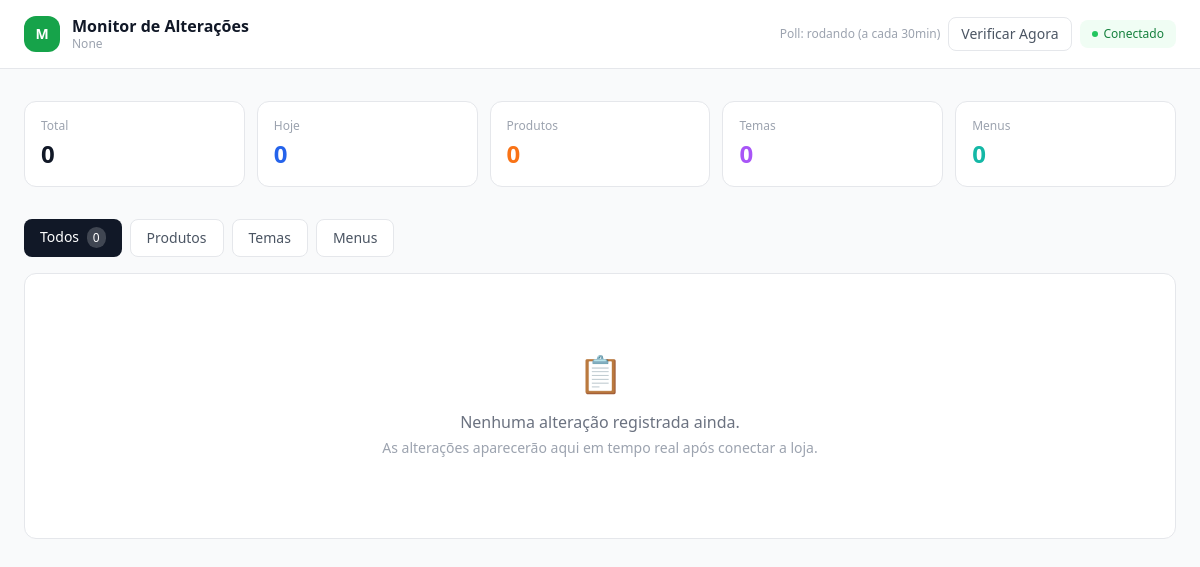
The app's page /, older data.
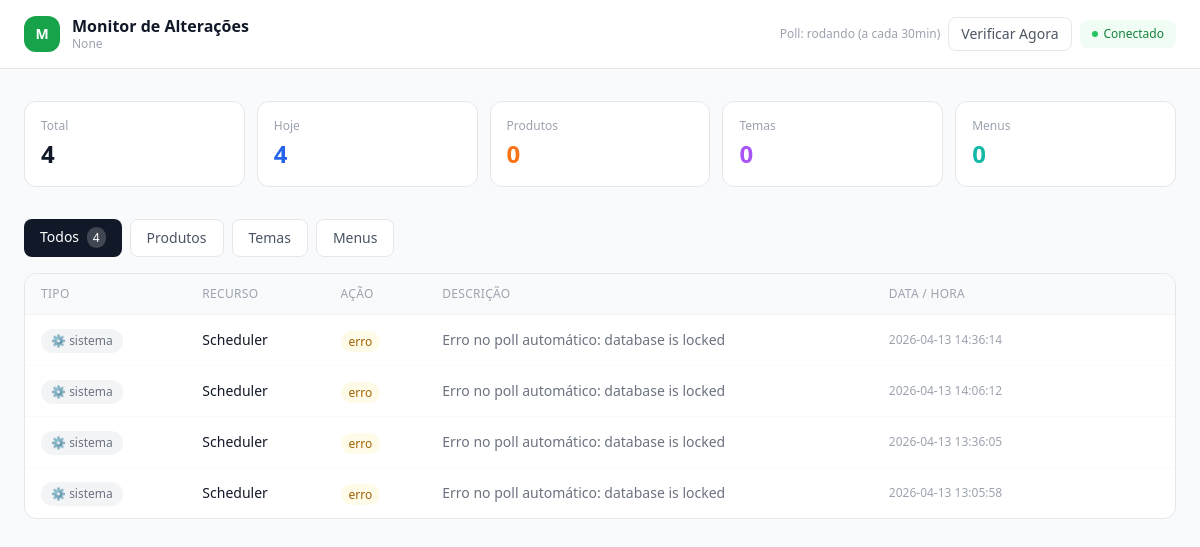
The same page, newer data.
### tables this page shows
CREATE TABLE config (
                key   TEXT PRIMARY KEY,
                value TEXT NOT NULL
            );

CREATE TABLE alteracoes (
                id           INTEGER PRIMARY KEY AUTOINCREMENT,
                tipo         TEXT NOT NULL,
                recurso_id   TEXT,
                recurso_nome TEXT,
                acao         TEXT NOT NULL,
                descricao    TEXT,
                dados_json   TEXT,
                timestamp    TEXT DEFAULT (datetime('now','localtime'))
            );

### main.py (the view)
@app.get("/", response_class=HTMLResponse)
async def dashboard(request: Request, tipo: str = "", pagina: int = 1):
    per_page = 50
    offset   = (pagina - 1) * per_page
    with get_db() as conn:
        where  = "WHERE tipo = ?" if tipo else ""
        params = (tipo,) if tipo else ()
        total  = conn.execute(f"SELECT COUNT(*) FROM alteracoes {where}", params).fetchone()[0]
        rows   = conn.execute(
            f"SELECT * FROM alteracoes {where} ORDER BY id DESC LIMIT {per_page} OFFSET {offset}",
            params
        ).fetchall()
        stats = {
            "total":    conn.execute("SELECT COUNT(*) FROM alteracoes").fetchone()[0],
            "hoje":     conn.execute("SELECT COUNT(*) FROM alteracoes WHERE date(timestamp)=date('now','localtime')").fetchone()[0],
            "produtos": conn.execute("SELECT COUNT(*) FROM alteracoes WHERE tipo='produto'").fetchone()[0],
            "temas":    conn.execute("SELECT COUNT(*) FROM alteracoes WHERE tipo='tema'").fetchone()[0],
            "menus":    conn.execute("SELECT COUNT(*) FROM alteracoes WHERE tipo='menu'").fetchone()[0],
        }
    return templates.TemplateResponse("index.html", {
        "request":       request,
        "alteracoes":    [dict(r) for r in rows],
        "stats":         stats,
        "tipo":          tipo,
        "pagina":        pagina,
        "total_paginas": max(1, (total + per_page - 1) // per_page),
        "total":         total,
        "instalado":     get_token() is not None,
        "shop":          SHOP,
        "ultimo_poll":   get_config("ultimo_poll") or "nunca",
        "intervalo":     POLL_INTERVALO_MINUTOS,
    })

### templates/index.html (shortened to what this page needs)
<!DOCTYPE html>
<html lang="pt-BR">
<head>
    <script src="https://cdn.tailwindcss.com"></script>
</head>
<body class="bg-gray-50 min-h-screen">
    <header class="bg-white border-b border-gray-200 px-6 py-4 sticky top-0 z-10">
        <div class="max-w-7xl mx-auto flex items-center justify-between">
            <div class="flex items-center gap-3">
                <div class="w-9 h-9 bg-green-600 rounded-xl flex items-center justify-center text-white font-bold text-sm">M</div>
                <div>
                    <h1 class="text-base font-semibold text-gray-900 leading-tight">Monitor de Alterações</h1>
                    <p class="text-xs text-gray-400">{{ shop }}</p>
                </div>
            </div>
            <div class="flex items-center gap-2">
                {% if instalado %}
                <span class="text-xs text-gray-400">Poll: {{ ultimo_poll }} (a cada {{ intervalo }}min)</span>
                <a href="/poll" title="Verificar alterações agora"
                   class="text-sm border border-gray-200 text-gray-600 px-3 py-1.5 rounded-lg hover:bg-gray-50 transition-colors">
                    Verificar Agora
                </a>
                <span class="inline-flex items-center gap-1.5 bg-green-50 text-green-700 text-xs font-medium px-3 py-1.5 rounded-lg">
                    <span class="w-1.5 h-1.5 bg-green-500 rounded-full animate-pulse"></span> Conectado
                </span>
                {% else %}
                <a href="/setup" class="bg-green-600 hover:bg-green-700 text-white text-sm font-medium px-4 py-2 rounded-lg transition-colors">
                    Configurar Token
                </a>
                {% endif %}
            </div>
        </div>
    </header>
    <main class="max-w-7xl mx-auto px-6 py-8">
        <div class="grid grid-cols-2 sm:grid-cols-5 gap-3 mb-8">
            <div class="bg-white rounded-xl border border-gray-200 p-4">
                <p class="text-xs text-gray-400 mb-1">Total</p>
                <p id="stat-total" class="text-2xl font-bold text-gray-900">{{ stats.total }}</p>
            </div>
            <div class="bg-white rounded-xl border border-gray-200 p-4">
                <p class="text-xs text-gray-400 mb-1">Hoje</p>
                <p id="stat-hoje" class="text-2xl font-bold text-blue-600">{{ stats.hoje }}</p>
            </div>
            <div class="bg-white rounded-xl border border-gray-200 p-4">
                <p class="text-xs text-gray-400 mb-1">Produtos</p>
                <p id="stat-produtos" class="text-2xl font-bold text-orange-500">{{ stats.produtos }}</p>
            </div>
            <div class="bg-white rounded-xl border border-gray-200 p-4">
                <p class="text-xs text-gray-400 mb-1">Temas</p>
                <p id="stat-temas" class="text-2xl font-bold text-purple-500">{{ stats.temas }}</p>
            </div>
            <div class="bg-white rounded-xl border border-gray-200 p-4">
                <p class="text-xs text-gray-400 mb-1">Menus</p>
                <p id="stat-menus" class="text-2xl font-bold text-teal-500">{{ stats.menus }}</p>
            </div>
        </div>
        <div class="flex gap-2 mb-4 flex-wrap">
            <a href="/" class="px-4 py-2 rounded-lg text-sm font-medium transition-colors
                {{ 'bg-gray-900 text-white' if not tipo else 'bg-white border border-gray-200 text-gray-600 hover:bg-gray-50' }}">
                Todos {% if not tipo %}<span class="ml-1 bg-white/20 text-xs px-1.5 py-0.5 rounded-full">{{ total }}</span>{% endif %}
            </a>
            <a href="/?tipo=produto" class="px-4 py-2 rounded-lg text-sm font-medium transition-colors
                {{ 'bg-orange-500 text-white' if tipo == 'produto' else 'bg-white border border-gray-200 text-gray-600 hover:bg-gray-50' }}">
                Produtos {% if tipo == 'produto' %}<span class="ml-1 bg-white/20 text-xs px-1.5 py-0.5 rounded-full">{{ total }}</span>{% endif %}
            </a>
            <a href="/?tipo=tema" class="px-4 py-2 rounded-lg text-sm font-medium transition-colors
                {{ 'bg-purple-500 text-white' if tipo == 'tema' else 'bg-white border border-gray-200 text-gray-600 hover:bg-gray-50' }}">
                Temas {% if tipo == 'tema' %}<span class="ml-1 bg-white/20 text-xs px-1.5 py-0.5 rounded-full">{{ total }}</span>{% endif %}
            </a>
            <a href="/?tipo=menu" class="px-4 py-2 rounded-lg text-sm font-medium transition-colors
                {{ 'bg-teal-500 text-white' if tipo == 'menu' else 'bg-white border border-gray-200 text-gray-600 hover:bg-gray-50' }}">
                Menus {% if tipo == 'menu' %}<span class="ml-1 bg-white/20 text-xs px-1.5 py-0.5 rounded-full">{{ total }}</span>{% endif %}
            </a>
        </div>
        <div class="bg-white rounded-xl border border-gray-200 overflow-hidden">
            {% if alteracoes %}
            <table class="w-full">
                <thead>
                    <tr class="bg-gray-50 border-b border-gray-100">
                        <th class="text-left text-xs font-medium text-gray-400 uppercase tracking-wide px-4 py-3">Tipo</th>
                        <th class="text-left text-xs font-medium text-gray-400 uppercase tracking-wide px-4 py-3">Recurso</th>
                        <th class="text-left text-xs font-medium text-gray-400 uppercase tracking-wide px-4 py-3">Ação</th>
                        <th class="text-left text-xs font-medium text-gray-400 uppercase tracking-wide px-4 py-3">Descrição</th>
                        <th class="text-left text-xs font-medium text-gray-400 uppercase tracking-wide px-4 py-3 whitespace-nowrap">Data / Hora</th>
                        <th class="px-4 py-3 w-24"></th>
                    </tr>
                </thead>
                <tbody class="divide-y divide-gray-50">
                    {% for alt in alteracoes %}
                    <tr data-id="{{ alt.id }}" class="hover:bg-gray-50/70 transition-colors">
                        <td class="px-4 py-3">
                            {% if alt.tipo == 'produto' %}
                            <span class="inline-flex items-center gap-1 bg-orange-50 text-orange-600 text-xs font-medium px-2.5 py-1 rounded-full">
                                📦 produto
                            </span>
                            {% elif alt.tipo == 'tema' %}
                            <span class="inline-flex items-center gap-1 bg-purple-50 text-purple-600 text-xs font-medium px-2.5 py-1 rounded-full">
                                🎨 tema
                            </span>
                            {% elif alt.tipo == 'menu' %}
                            <span class="inline-flex items-center gap-1 bg-teal-50 text-teal-600 text-xs font-medium px-2.5 py-1 rounded-full">
                                🧭 menu
                            </span>
                            {% else %}
                            <span class="inline-flex items-center gap-1 bg-gray-100 text-gray-500 text-xs font-medium px-2.5 py-1 rounded-full">
                                ⚙️ {{ alt.tipo }}
                            </span>
                            {% endif %}
                        </td>
                        <td class="px-4 py-3 text-sm text-gray-900 font-medium max-w-[180px] truncate">
                            {{ alt.recurso_nome or '—' }}
                        </td>
                        <td class="px-4 py-3">
                            {% if alt.acao in ['criado', 'instalado', 'detectado'] %}
                            <span class="text-xs bg-green-50 text-green-700 px-2 py-0.5 rounded-full font-medium">{{ alt.acao }}</span>
                            {% elif alt.acao == 'excluído' %}
                            <span class="text-xs bg-red-50 text-red-700 px-2 py-0.5 rounded-full font-medium">{{ alt.acao }}</span>
                            {% elif alt.acao == 'publicado' %}
                            <span class="text-xs bg-blue-50 text-blue-700 px-2 py-0.5 rounded-full font-medium">{{ alt.acao }}</span>
                            {% else %}
                            <span class="text-xs bg-yellow-50 text-yellow-700 px-2 py-0.5 rounded-full font-medium">{{ alt.acao }}</span>
                            {% endif %}
                        </td>
                        <td class="px-4 py-3 text-sm text-gray-500 max-w-xs truncate">{{ alt.descricao or '—' }}</td>
                        <td class="px-4 py-3 text-xs text-gray-400 whitespace-nowrap">{{ alt.timestamp }}</td>
                        <td class="px-4 py-3 text-right">
                        </td>
                    </tr>
                    {% endfor %}
                </tbody>
            </table>
            {% else %}
            <div class="py-20 text-center">
                <p class="text-4xl mb-4">📋</p>
                <p class="text-gray-500 font-medium">Nenhuma alteração registrada ainda.</p>
                <p class="text-gray-400 text-sm mt-1">As alterações aparecerão aqui em tempo real após conectar a loja.</p>
            </div>
            {% endif %}
        </div>
    </main>
</body>
</html>

Row changes from the older to the newer data that the page shows:
added alteracoes: tipo "sistema", recurso_nome "Scheduler", acao "erro", descricao "Erro no poll automático: database is locked", timestamp "2026-04-13 14:36:14"
added alteracoes: tipo "sistema", recurso_nome "Scheduler", acao "erro", descricao "Erro no poll automático: database is locked", timestamp "2026-04-13 14:06:12"
added alteracoes: tipo "sistema", recurso_nome "Scheduler", acao "erro", descricao "Erro no poll automático: database is locked", timestamp "2026-04-13 13:36:05"
added alteracoes: tipo "sistema", recurso_nome "Scheduler", acao "erro", descricao "Erro no poll automático: database is locked", timestamp "2026-04-13 13:05:58"
Text that changed along with them:
{{ stats.total }}: "0" → "4"
{{ stats.hoje }}: "0" → "4"
{{ total }}: "0" → "4"
text no longer shown: "📋 Nenhuma alteração registrada ainda. As alterações aparecerão aqui em tempo real após conectar a loja."
text now shown: "TIPO RECURSO AÇÃO DESCRIÇÃO DATA / HORA"
